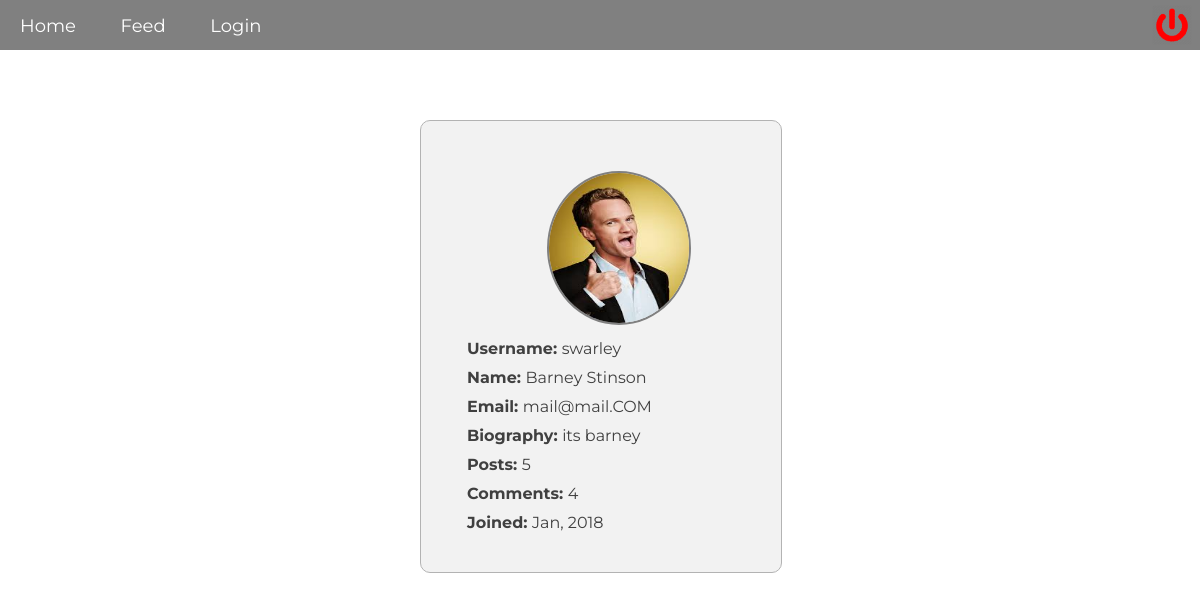
The page /pages/profile.php?id=2 on the database its author committed.
### tables this page shows
CREATE TABLE "users" (
        `id`    INTEGER NOT NULL PRIMARY KEY AUTOINCREMENT UNIQUE,
        `name`  VARCHAR NOT NULL,
        `username`      VARCHAR NOT NULL UNIQUE,
        `email` VARCHAR NOT NULL,
        `password`      VARCHAR NOT NULL,
        `biography`     VARCHAR NOT NULL,
        `img`           VARCHAR,
        `joined`     VARCHAR
);

### logic/profile.php (called while the page is built, shortened)
<?php
   $user_id = $_GET['id'];
   $query = "SELECT * FROM posts WHERE id = :user_id";
   $statement = $pdo->prepare($query);
   $statement->bindParam(':user_id', $user_id, PDO::PARAM_STR);
   $statement->execute();
   $count_posts = $statement->fetchAll(PDO::FETCH_ASSOC);
   $query = "SELECT * FROM comments WHERE id = :user_id";
   $statement = $pdo->prepare($query);
   $statement->bindParam(':user_id', $user_id, PDO::PARAM_STR);
   $statement->execute();
   $count_comments = $statement->fetchAll(PDO::FETCH_ASSOC);

### pages/profile.php (the view, shortened to what this page needs)
<?php
require __DIR__.'../../views/header.php';
require __DIR__.'../../logic/profile.php';
   $user_id = $_GET['id'];
   $query = "SELECT * FROM users WHERE id = :user_id";
   $statement = $pdo->prepare($query);
   $statement->bindParam(':user_id', $user_id, PDO::PARAM_STR);
   $statement->execute();
   $url_users = $statement->fetchAll(PDO::FETCH_ASSOC);
   foreach($url_users as $url_user){}
      ?>
      <div class="profile-wrapper">
         <?php echo '<img src="../uploads/'. $url_user['img']. '" class="profile-avatar">'; ?>
         <div class="profile-username"><b>Username: </b><?php echo $url_user['username']; ?></div>
         <div class="profile-name"><b>Name: </b><?php echo $url_user['name']; ?></div>
         <div class="profile-email"><b>Email: </b><?php echo $url_user['email']; ?></div>
         <div class="profile-bio"><b>Biography: </b><?php echo $url_user['biography']; ?></div>
         <div class="profile-posts"><b>Posts: </b><?php echo count($count_posts); ?></div>
         <div class="profile-comments"><b>Comments: </b><?php echo count($count_comments); ?></div>
         <div class="profile-joined"><b>Joined: </b><?php echo $url_user['joined']; ?></div>
      </div>
      <?php require __DIR__.'../../views/footer.php'; ?>

### css/main.css (style rules this page uses)
* { margin: 0px; font-family: Montserrat; }
body { color: #404040; background-size: cover; background-attachment: fixed; }
.profile-wrapper { position: absolute; top: 15%; left: 35%; width: 30%; border: 1px solid #b3b3b3; background-color: #f2f2f2; border-radius: 10px; padding-bottom: 30px; }
.profile-avatar { position: relative; top: 1%; left: 35%; background-size: cover; background-size: 100%; width: 140px; height: 150px; border-radius: 50%; border: 2px solid grey; margin-top: 50px; }
.profile-username { position: relative; left: 10%; margin: 10px; }
.profile-name { position: relative; left: 10%; margin: 10px; }
.profile-bio { position: relative; left: 10%; max-width: 80%; margin: 10px; }
.profile-email { position: relative; left: 10%; margin: 10px; }
.profile-posts { position: relative; left: 10%; margin: 10px; }
.profile-comments { position: relative; left: 10%; margin: 10px; }
.profile-joined { position: relative; left: 10%; margin: 10px; }

### rows shown on the page
users: img (picture), username "swarley", name "Barney Stinson", email "mail@mail.COM", biography "its barney", joined "Jan, 2018"

### other values the page prints
count($count_posts) "5"
count($count_comments) "4"
